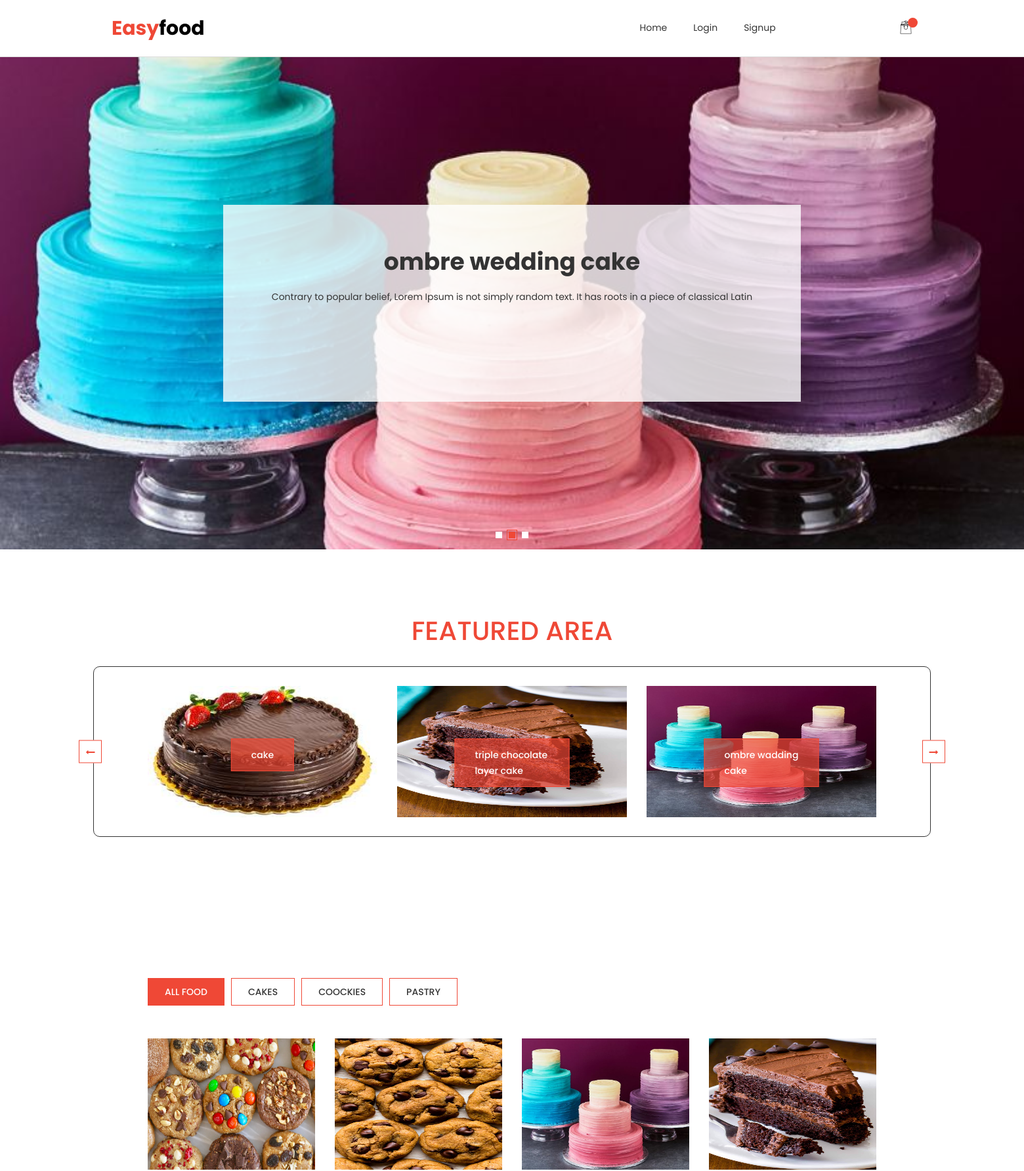
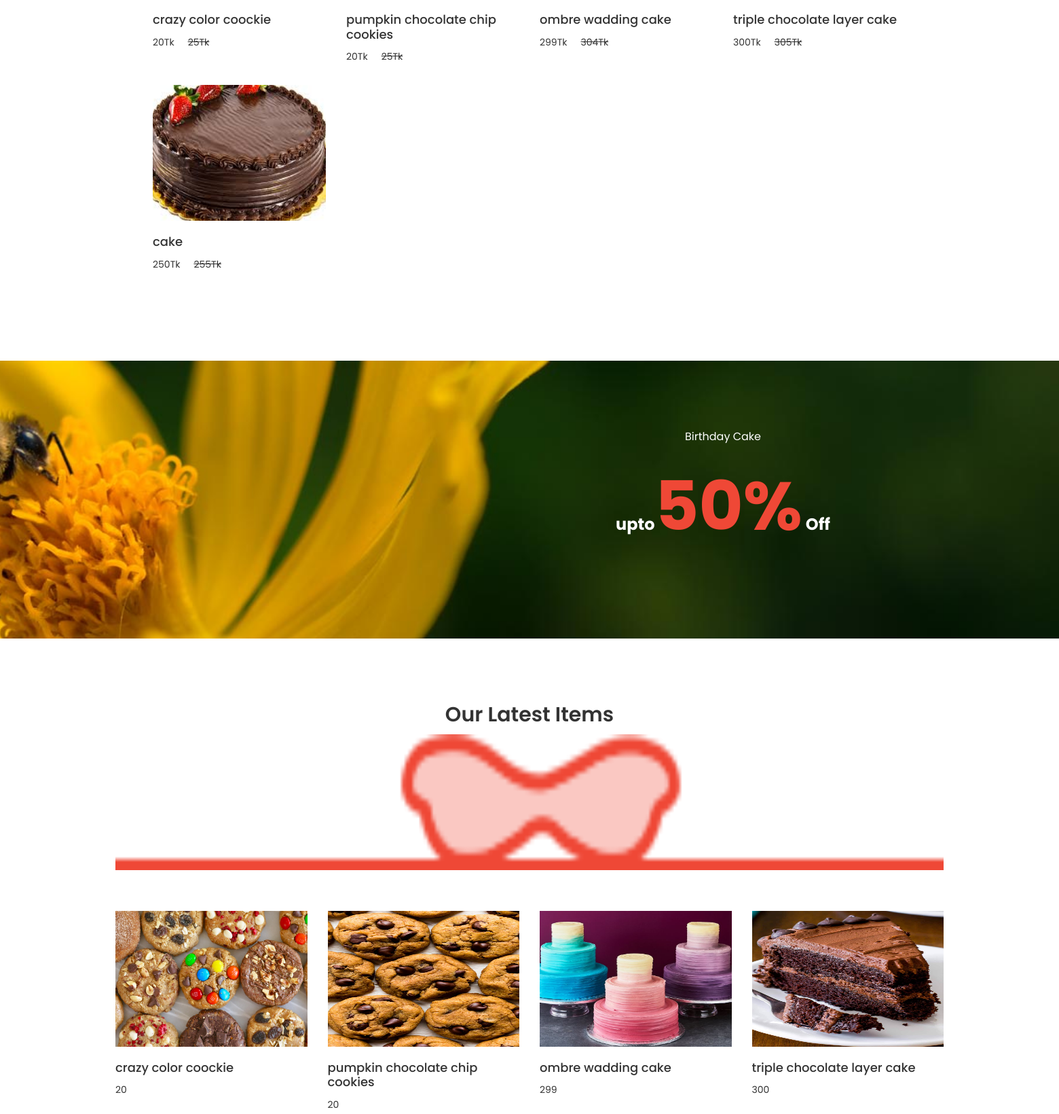
/home/ (upper part), run on the app's committed database (2 pictures, top to bottom).
### tables this page shows
CREATE TABLE `category` (
  `id` int(11) NOT NULL,
  `category` text NOT NULL,
  `img` text NOT NULL
);

### home/index.php (the view, shortened to what this page needs)
<?php
include("../connection.php");
?>
<!doctype html>
<html class="no-js" lang="en">
<head>
    <link rel="stylesheet" href="assets/css/bootstrap.min.css">
    <link rel="stylesheet" href="assets/css/owl.carousel.min.css">
    <link rel="stylesheet" href="assets/css/font-awesome.min.css">
    <link rel="stylesheet" href="assets/css/flaticon.css">
    <link rel="stylesheet" href="assets/css/jquery-ui.css">
    <link rel="stylesheet" href="assets/css/metisMenu.min.css">
    <link rel="stylesheet" href="assets/css/swiper.min.css">
    <link rel="stylesheet" href="assets/css/styles.css">
    <link rel="stylesheet" href="assets/css/responsive.css">
</head>
<body>
    <header class="header-area">
        <?php include("includes/header-bottom.php"); ?>
    </header>
    <?php include("includes/slider.php"); ?>
    <?php include("includes/featured-area.php"); ?>
    <div class="product-area pt-100">
        <div class="container">
            <div class="row">
                <div class="col-sm-12 col-lg-12">
                    <div class="product-menu mx-auto">
                        <?php include("includes/category-tab-content.php"); ?>
                    </div>
                </div>
            </div>
            <div class="tab-content">
                <?php include("includes/all-food.php"); ?>
            </div>
        </div>
    </div>
    <div class="banner-area bg-img-8">
        <div class="container">
            <div class="row">
                <div class="col-lg-6 offset-lg-6 col-md-8 offset-md-4">
                    <div class="banner-wrap">
                        <p>Birthday Cake</p>
                        <h2>upto<span>50%</span> Off</h2>
                    </div>
                </div>
            </div>
        </div>
    </div>
    <div class="product-area">
        <div class="fluid-container">
            <div class="row">
                <div class="col-12">
                    <div class="section-title">
                        <h2>Our Latest Items</h2>
                        <img src="assets/images/section-title.png" alt="">
                    </div>
                </div>
            </div>
            <ul class="row">
                <?php
                $sqla = "SELECT * FROM `item-detail` ORDER BY id DESC LIMIT 4";
                $resa = mysqli_query($conn,$sqla);
                while ($items = mysqli_fetch_array($resa)) {
                    ?>
                    <li class="col-xl-3 col-lg-4 col-sm-6 col-12">
                    <div class="product-wrap">
                        <div class="product-img">
                            <span>Sale</span>
                            <img src="<?php echo $items['img']; ?>" alt="">
                        </div>
                        <div class="product-content">
                            <h3><a href="javascript:void(0);"><?php echo $items['name']; ?></a></h3>
                            <p class="pull-left"><?php echo $items['price']; ?>
                            </p>
                        </div>
                    </div>
                </li>
                    <?php
                }
                ?>
            </ul>
        </div>
    </div>
</body>
</html>

### home/includes/header-bottom.php (shortened to what this page needs)
<div class="header-bottom">
    <div class="fluid-container">
        <div class="row">
            <div class="col-lg-3 col-md-7 col-sm-6 col-6">
                <div class="logo">
                    <a href="index.php">
                        <h1 style="font-weight:bold;font-size: 30px;margin: 0px;"><div class="d-inline-block" style="color:#ef4836;">Easy</div><div class="d-inline-block" style="color:#000;">food</div></h1>
                    </a>
                </div>
            </div>
            <div class="col-lg-7 d-none d-lg-block">
                <nav class="mainmenu">
                    <ul class="d-flex">
                        <li><a href="index.php">Home</a></li>
                        <?php
                        if (isset($_SESSION['user'])) {
                            ?>
                            <li><a href="myorders.php">My Orders</a></li>
                            <li><a href="logout.php" onclick="cart_flash()">Logout</a></li>
                            <?php
                        }else {
                            ?>
                            <li><a href="login.php">Login</a></li>
                            <li><a href="signup.php">Signup</a></li>
                            <?php
                        }
                        ?>
                    </ul>
                </nav>
            </div>
            <div class="col-md-4 col-lg-2 col-sm-5 col-4">
                <ul class="search-cart-wrapper d-flex">
                    <li><a href="cart.php"><i class="flaticon-shop"></i>
                    <span id="countCart"></span>
                    </a>
                    </li>
                </ul>
            </div>
        </div>
    </div>
</div>

### home/includes/slider.php (shortened to what this page needs)
<div class="slider-area">
        <div class="swiper-container">
            <div class="swiper-wrapper">
                <div class="swiper-slide">
                    <div class="slide-inner slide-inner7">
                        <div class="container">
                            <div class="row">
                                <div class="col-lg-12 col-lg-9 col-12">
                                    <div class="slider-content">
                                        <div class="slider-shape">
                                            <h2 data-swiper-parallax="-500">ombre wedding cake</h2>
                                            <p data-swiper-parallax="-400">Contrary to popular belief, Lorem Ipsum is not simply random text. It has roots in a piece of classical Latin</p>
                                        </div>
                                    </div>
                                </div>
                            </div>
                        </div>
                    </div>
                </div>
            </div>
            <div class="swiper-pagination"></div>
        </div>
    </div>

### home/includes/featured-area.php
<div class="featured-area featured-area2">
        <div class="container">
            <div style="text-align:center;"><h1 style="color:#ef4836;display:inline-block;">FEATURED AREA</h1></div>
            <div class="row">
                <div class="col-12">
                    <div class="featured-active2 owl-carousel next-prev-style">
                        <?php
                        $sql = "SELECT * FROM `item-detail` order by id";
                        $res = mysqli_query($conn,$sql);
                        while ($item = mysqli_fetch_assoc($res)) {
                            ?>
                            <div class="featured-wrap">
                            <div class="featured-img">
                                <img src="<?php echo $item['img']; ?>" alt="">
                                <div class="featured-content">
                                    <a href="javascript:void(0)"><?php echo $item['name']; ?></a>
                                </div>
                            </div>
                        </div>
                            <?php
                        }
                        ?>
                    </div>
                </div>
            </div>
        </div>
    </div>

### home/includes/category-tab-content.php
<?php
$sql = "SELECT * FROM `category` order by `id` asc";
$res = mysqli_query($conn,$sql);
?>
<ul class="nav">
    <li>
        <a class="active" data-toggle="tab" href="#all">All food</a>
    </li>
    <?php
    while ($category = mysqli_fetch_assoc($res)) {
    ?>
    <li>
        <a data-toggle="tab" href="#<?php echo $category['category']; ?>"><?php echo $category['category']; ?></a>
    </li>
    <?php
}
?>
</ul>

### home/includes/all-food.php (shortened to what this page needs)
<?php
$sql = "SELECT * FROM `item-detail` ORDER BY `id` DESC";
$res = mysqli_query($conn,$sql);
?>
<div class="tab-pane active" id="all">
<ul class="row">
<?php
if (mysqli_num_rows($res)>0) {
    while ($items = mysqli_fetch_array($res)) {
        ?>
        <li class="col-xl-3 col-lg-4 col-sm-6 col-12">
        <div class="product-wrap">
        <div class="product-img">
        <img src="<?php echo $items['img'] ?>" alt="">
        </div>
        <div class="product-content">
        <h3><a href="javascript:void(0);"><?php echo $items['name'] ?></a></h3>
        <p class="pull-left"><?php echo $items['price']."Tk" ?><del><?php echo $items['price']+(5)."Tk"; ?></del></p>
        </div>
        </div>
        </li>
        <?php
        }
    }
    else {
        ?>
        <div class="text-center">item not available right now, visit leter</div>
        <?php
    }
    ?>
    </ul>
    </div>

### home/assets/css/responsive.css (style rules this page uses)
@media screen and (min-width: 1366px) and (max-width: 1919px) { .fluid-container { width: 1250px; } }

### data on the page
item-detail: img (picture), name "cake", price "250", $items['price']+(5) "255"
item-detail: img (picture), name "triple chocolate layer cake", price "300", $items['price']+(5) "305"
item-detail: img (picture), name "ombre wadding cake", price "299", $items['price']+(5) "304"
category: category "CAKES"
category: category "COOCKIES"
category: category "PASTRY"
item-detail: img (picture), name "crazy color coockie", price "20", $items['price']+(5) "25"
item-detail: img (picture), name "pumpkin chocolate chip cookies", price "20", $items['price']+(5) "25"
